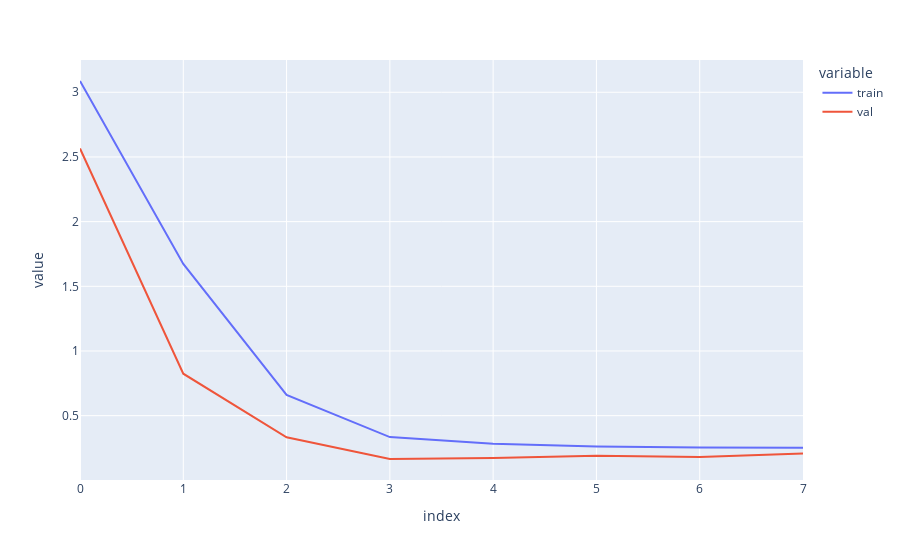

Notebook source saved alongside this figure:
### Code cell
px.line(data, x=data.index, y=data.columns)

### Figure 1 — Plotly figure (JSON) as saved in the notebook; plotly's stock layout.template omitted (floating-point values rounded to 4 significant figures)
{"data": [{"hovertemplate": "variable=train<br>index=%{x}<br>value=%{y}<extra></extra>", "legendgroup": "train", "line": {"color": "#636efa", "dash": "solid"}, "marker": {"symbol": "circle"}, "mode": "lines", "name": "train", "orientation": "v", "showlegend": true, "type": "scatter", "x": [0, 1, 2, 3, 4, 5, 6, 7], "xaxis": "x", "y": [3.087, 1.673, 0.6602, 0.3345, 0.2835, 0.2623, 0.2534, 0.2522], "yaxis": "y"}, {"hovertemplate": "variable=val<br>index=%{x}<br>value=%{y}<extra></extra>", "legendgroup": "val", "line": {"color": "#EF553B", "dash": "solid"}, "marker": {"symbol": "circle"}, "mode": "lines", "name": "val", "orientation": "v", "showlegend": true, "type": "scatter", "x": [0, 1, 2, 3, 4, 5, 6, 7], "xaxis": "x", "y": [2.565, 0.8243, 0.3324, 0.165, 0.1725, 0.19, 0.1795, 0.2079], "yaxis": "y"}], "layout": {"legend": {"title": {"text": "variable"}, "tracegroupgap": 0}, "margin": {"t": 60}, "xaxis": {"anchor": "y", "domain": [0, 1], "title": {"text": "index"}}, "yaxis": {"anchor": "x", "domain": [0, 1], "title": {"text": "value"}}}}
